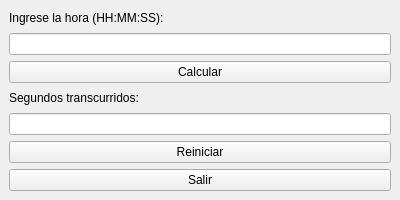
<?xml version="1.0" encoding="UTF-8"?>
<ui version="4.0">
 <class>MainWindow</class>
 <widget class="QMainWindow" name="MainWindow">
  <property name="geometry">
   <rect>
    <x>0</x>
    <y>0</y>
    <width>400</width>
    <height>200</height>
   </rect>
  </property>
  <property name="windowTitle">
   <string>Conversor de Horas a Segundos</string>
  </property>
  <widget class="QWidget" name="centralwidget">
   <layout class="QVBoxLayout" name="verticalLayout">
    <item>
     <widget class="QLabel" name="lbl_ingresar_hora">
      <property name="text">
       <string>Ingrese la hora (HH:MM:SS):</string>
      </property>
     </widget>
    </item>
    <item>
     <widget class="QLineEdit" name="txt_hora"/>
    </item>
    <item>
     <widget class="QPushButton" name="btn_calcular">
      <property name="text">
       <string>Calcular</string>
      </property>
     </widget>
    </item>
    <item>
     <widget class="QLabel" name="lbl_resultado">
      <property name="text">
       <string>Segundos transcurridos:</string>
      </property>
     </widget>
    </item>
    <item>
     <widget class="QLineEdit" name="txt_segundos">
      <property name="readOnly">
       <bool>true</bool>
      </property>
     </widget>
    </item>
    <item>
     <widget class="QPushButton" name="btn_reiniciar">
      <property name="text">
       <string>Reiniciar</string>
      </property>
     </widget>
    </item>
    <item>
     <widget class="QPushButton" name="btn_salir">
      <property name="text">
       <string>Salir</string>
      </property>
     </widget>
    </item>
   </layout>
  </widget>
  <resources/>
  <connections/>
 </widget>
</ui>
